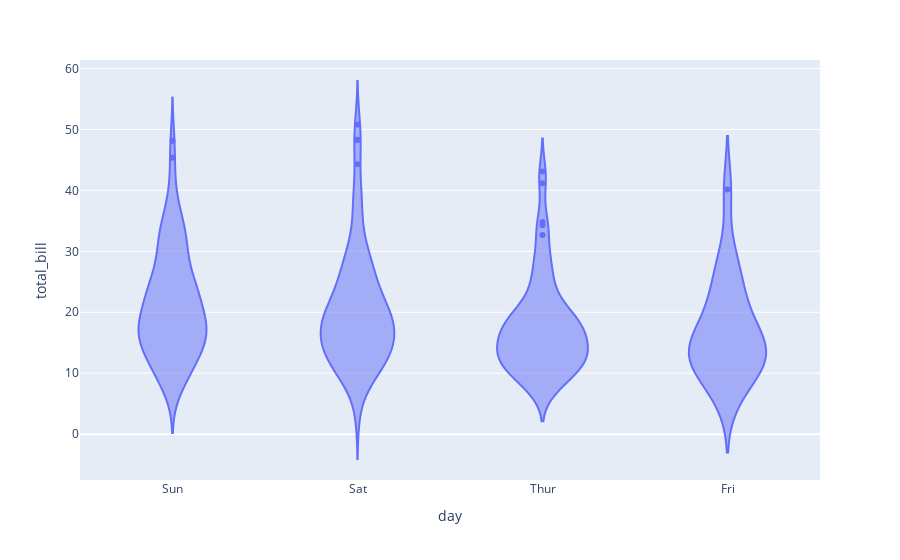

The notebook cell saved with this chart:
### Code cell
#Violin plots
fig = px.violin(df, x="day", y="total_bill")
fig.show()

### Figure 1 — Plotly figure (JSON) as saved in the notebook; plotly's stock layout.template omitted (floating-point values rounded to 4 significant figures; data arrays with more than 128 entries replaced by an {"elided": "..."} marker saying what was removed)
{"data": [{"alignmentgroup": "True", "box": {"visible": false}, "hovertemplate": "day=%{x}<br>total_bill=%{y}<extra></extra>", "legendgroup": "", "marker": {"color": "#636efa"}, "name": "", "offsetgroup": "", "orientation": "v", "scalegroup": "True", "showlegend": false, "type": "violin", "x": {"elided": "244 str values"}, "x0": " ", "xaxis": "x", "y": {"elided": "244 float values"}, "y0": " ", "yaxis": "y"}], "layout": {"autosize": true, "legend": {"tracegroupgap": 0}, "margin": {"t": 60}, "violinmode": "group", "xaxis": {"anchor": "y", "autorange": true, "domain": [0, 1], "range": [-0.5, 3.5], "title": {"text": "day"}, "type": "category"}, "yaxis": {"anchor": "x", "autorange": true, "domain": [0, 1], "range": [-7.521, 61.4], "title": {"text": "total_bill"}, "type": "linear"}}}
